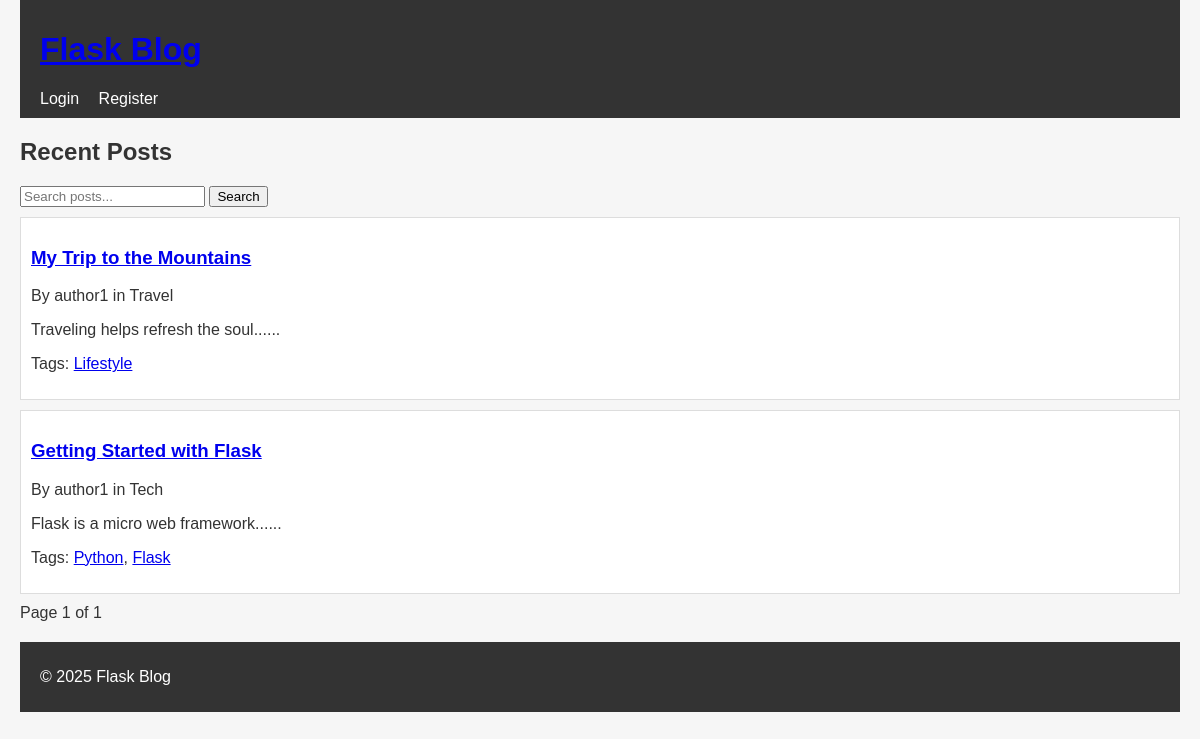
The page / on the database its author committed.
### app/models.py (models this page shows)
class Post(db.Model):
    id = db.Column(db.Integer, primary_key=True)
    title = db.Column(db.String(200), nullable=False)
    content = db.Column(db.Text, nullable=False)
    date_posted = db.Column(db.DateTime, default=datetime.utcnow)
    user_id = db.Column(db.Integer, db.ForeignKey('user.id'), nullable=False)
    category_id = db.Column(db.Integer, db.ForeignKey('category.id'))
    tags = db.relationship('Tag', secondary=post_tags, backref=db.backref('posts', lazy='dynamic'))
    comments = db.relationship('Comment', backref='post', lazy=True)

class User(db.Model, UserMixin):
    id = db.Column(db.Integer, primary_key=True)
    username = db.Column(db.String(150), unique=True, nullable=False)
    email = db.Column(db.String(120), unique=True, nullable=False)
    password = db.Column(db.String(200), nullable=False)
    role = db.Column(db.String(10), default='reader')
    posts = db.relationship('Post', backref='author', lazy=True)
    comments = db.relationship('Comment', backref='user', lazy=True)

class Category(db.Model):
    id = db.Column(db.Integer, primary_key=True)
    name = db.Column(db.String(100), unique=True, nullable=False)
    posts = db.relationship('Post', backref='category', lazy=True)

class Tag(db.Model):
    id = db.Column(db.Integer, primary_key=True)
    name = db.Column(db.String(50), unique=True, nullable=False)

### app/routes.py (the view)
@bp.route('/')
def index():
    query = Post.query.order_by(Post.date_posted.desc())
    category = request.args.get('category')
    if category:
        query = query.join(Category).filter(Category.name == category)
    tag = request.args.get('tag')
    if tag:
        query = query.join(Post.tags).filter(Tag.name == tag)
    search = request.args.get('search')
    if search:
        query = query.filter(Post.title.ilike(f"%{search}%"))
    page = request.args.get('page', 1, type=int)
    posts = query.paginate(page=page, per_page=5)
    return render_template('index.html', posts=posts)

### app/templates/index.html (shortened to what this page needs)
{% extends 'base.html' %}
{% block content %}
<h2>Recent Posts</h2>
<form method="get" class="search-form">
    <input type="text" name="search" placeholder="Search posts..." value="{{ request.args.get('search', '') }}">
    <button type="submit">Search</button>
</form>
{% for post in posts.items %}
    <div class="post-card">
        <h3><a href="{{ url_for('main.post_detail', post_id=post.id) }}">{{ post.title }}</a></h3>
        <p>By {{ post.author.username }} in {{ post.category.name if post.category else "Uncategorized" }}</p>
        <p>{{ post.content[:150] }}...</p>
        <p>Tags:
            {% for tag in post.tags %}
                <a href="{{ url_for('main.index', tag=tag.name) }}">{{ tag.name }}</a>{% if not loop.last %}, {% endif %}
            {% endfor %}
        </p>
    </div>
{% else %}
    <p>No posts found.</p>
{% endfor %}
<div class="pagination">
    <span>Page {{ posts.page }} of {{ posts.pages }}</span>
</div>
{% endblock %}

### app/templates/base.html (shortened to what this page needs)
<!DOCTYPE html>
<html lang="en">
<head>
    <link rel="stylesheet" href="{{ url_for('static', filename='css/style.css') }}">
    <link rel="stylesheet" href="https://cdnjs.cloudflare.com/ajax/libs/trix/2.0.0/trix.min.css">
</head>
<body>
    <header>
        <h1><a href="{{ url_for('main.index') }}">Flask Blog</a></h1>
        <nav>
            {% if current_user.is_authenticated %}
                <a href="{{ url_for('main.profile') }}">{{ current_user.username }}</a>
                <a href="{{ url_for('main.new_post') }}">New Post</a>
                {% if current_user.role == 'admin' %}
                    <a href="{{ url_for('main.moderate_comments') }}">Moderate</a>
                {% endif %}
                <a href="{{ url_for('main.logout') }}">Logout</a>
            {% else %}
                <a href="{{ url_for('main.login') }}">Login</a>
                <a href="{{ url_for('main.register') }}">Register</a>
            {% endif %}
        </nav>
    </header>
    <main>
        {% block content %}{% endblock %}
    </main>
    <footer>
        <p>&copy; 2025 Flask Blog</p>
    </footer>
</body>
</html>

### app/static/css/style.css (style rules this page uses)
body { font-family: Arial, sans-serif; margin: 0; padding: 0 20px; background: #f6f6f6; color: #333; }
header, footer { background: #333; color: white; padding: 10px 20px; }
header h1, header nav a { display: inline-block; margin-right: 15px; color: white; text-decoration: none; }
main { margin: 20px 0; }
.post-card, .comment { background: white; border: 1px solid #ddd; padding: 10px; margin: 10px 0; }

### rows shown on the page
Post: title "My Trip to the Mountains", author.username "author1", category "Travel", content "Traveling helps refresh the soul..."
Tag: name "Lifestyle"
Post: title "Getting Started with Flask", author.username "author1", category "Tech", content "Flask is a micro web framework..."
Tag: name "Python"
Tag: name "Flask"

### other values the page prints
{{ posts.page }} "1"
{{ posts.pages }} "1"
